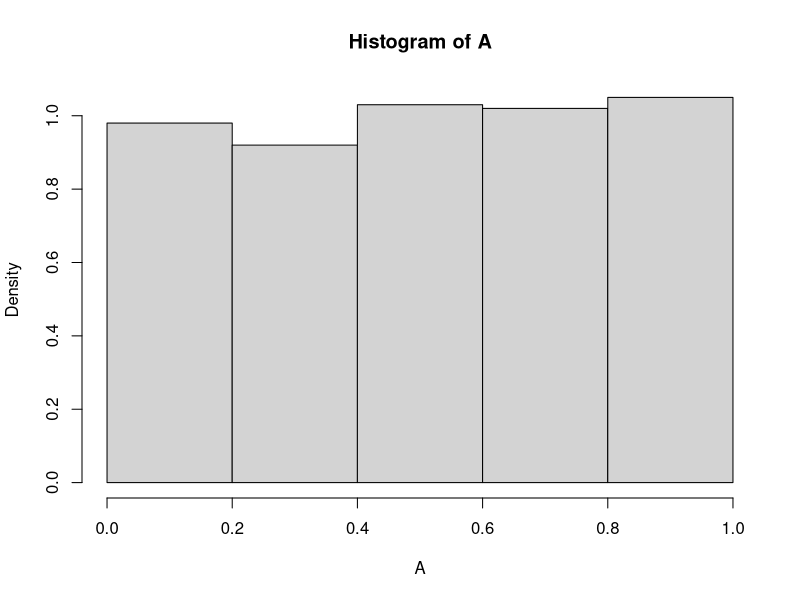
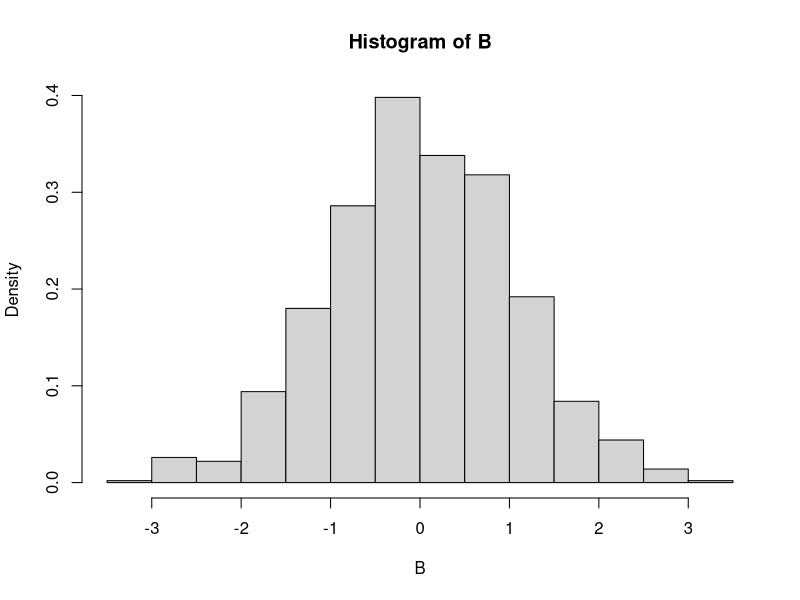
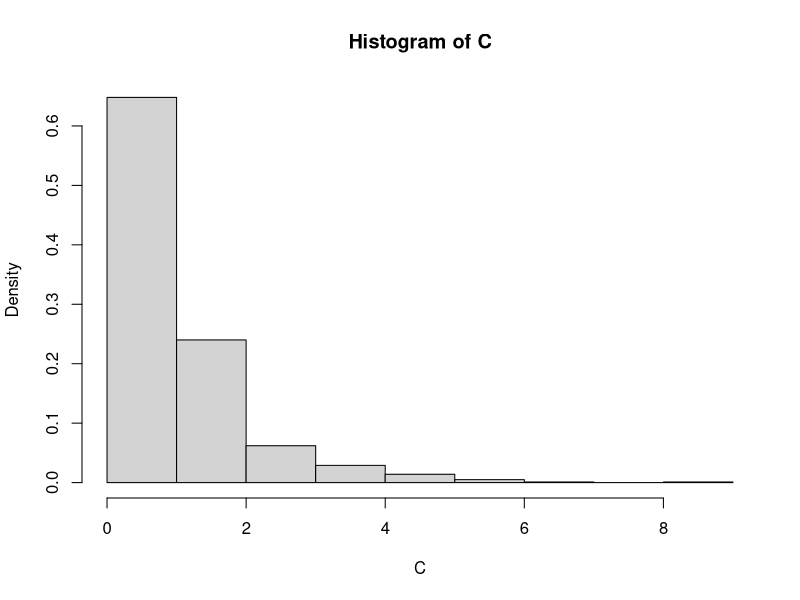
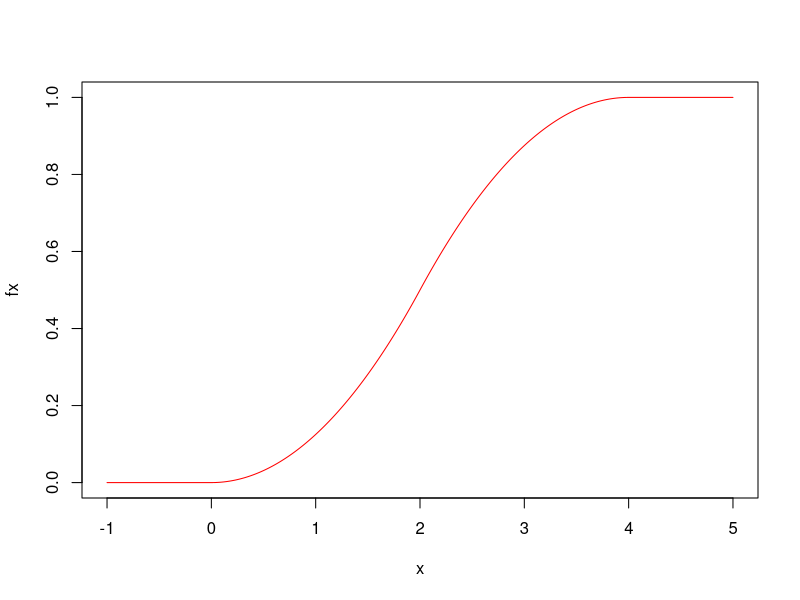
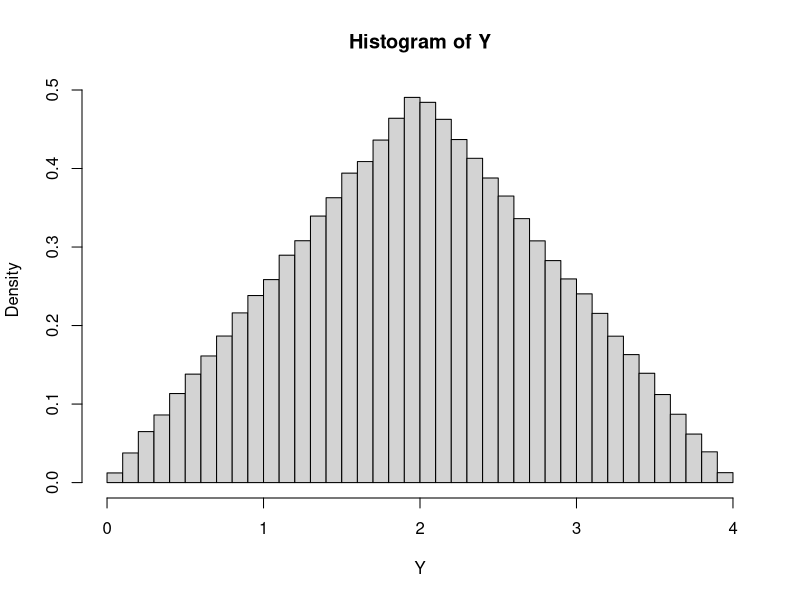

Reproduce these figures in R, in order.
# Title     : Class 1 and 2
# Objective : TODO
# Created by: carloscaro
# Created on: 2020-11-04

# Class 1
####################
A = runif(1000)
H = hist(A, breaks = c(0,0.2,0.4,0.6,0.8,1), freq = FALSE)
H$counts
max(A)
min(A)
# The area in the density is always equal to 1
# The density histogram allows us to identify the family distribution

# Creating a dataset with normal distribution
B = rnorm(1000)
hist(B, freq = FALSE)

# Creating a dataset with exponential distribution
C = rexp(1000)
hist(C, freq = FALSE)

# In terminal, we can check and set the working directory with getwd() and setwd()

# Class 2
####################
A = read.table('data1.txt')
table(A)

# From class problem
x = seq(-1,5, 0.01)
fx = 0*(x<0)+x^2/8*(x>=0)*(x<2)+(-x^2/8+x-1)*(x>=2)*(x<4)+1*(x>=4)
plot(x,fx,type='l',col='red')

u = runif(500000)
Y = (8*u)^0.5*(u<=0.5)+(4-(8-8*u)^0.5)*(u>1/2)
min(Y)
max(Y)
hist(Y, freq = FALSE, breaks = 50)

qt(0.9,12)
qt(0.995, 12)
qt(0.505, 12)

# Class 4
####################
mu = 2
sig2 = 1.7
n = 500
alpha = 0.05
# Creating the 500 observations with the parameters
A = rnorm(n, mu, sqrt(sig2))

# Computing the confidence interval without assuming that we know mu
lowerbound = (mean(A) - var(A))/sqrt(n) * qt(1-alpha/2,n-1)
# This is applying the formula from page 30 (Class 4 - Whiteboard PDF)
